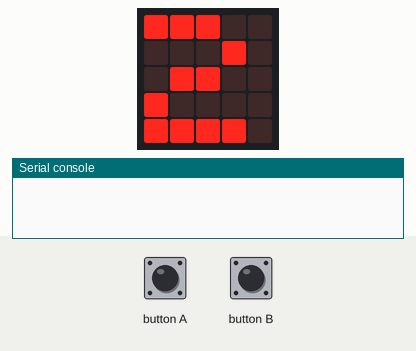
Recording of a program running on a simulated BBC micro:bit (MakeCode). Shown: the board's 5×5 LED display, the last lines printed to the serial console. Inputs (shaded band) come from the test bench. EEPROM starts erased.

Above: at 1.3 s.
1.4 s: button A pressed for 0.15 s
At 2.7 s:
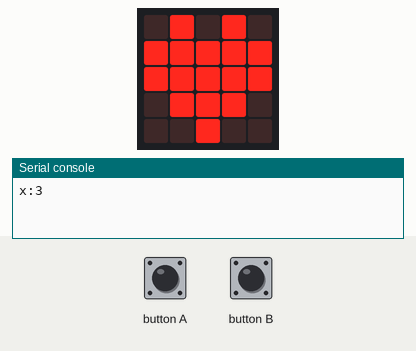
3.7 s: button B pressed for 0.15 s
At 4.8 s:
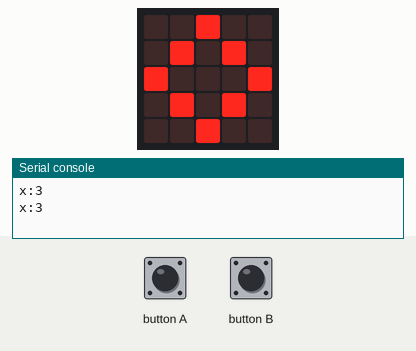
Timing chart, 0 to 6.7 s (numbered marks = the images above; inputs shaded):
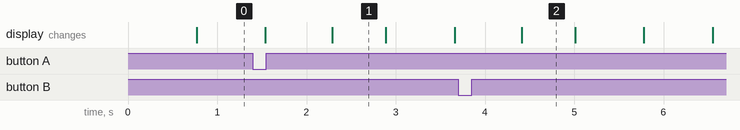

The program:

main.ts
```typescript
/**
 * makecode AT24CXX EEPROM Package.
 * From microbit/micropython 中文社区.
 * http://www.micropython.org.cn
 */

/**
 * AT24CXX block
 */
//% weight=100 color=#303030 icon="\uf2db" block="AT24CXX"
namespace AT24CXX {
    let AT24_I2C_ADDR = 80;

    /**
     * Write a byte to the specified address
     * @param addr eeprom address, eg: 1
     * @param dat is the data will be write, eg: 5
     */
    //% blockId="AT24_WriteByte" block="eeprom 地址 %addr|写字节 %dat"
    //% weight=100 blockGap=8
    export function write_byte(addr: number, dat: number): void {
        let buf = pins.createBuffer(3);
        buf[0] = addr >> 8;
        buf[1] = addr;
        buf[2] = dat;
        pins.i2cWriteBuffer(AT24_I2C_ADDR, buf)
    }

    /**
     * 从指定地址读取字节
     * @param addr eeprom address, eg: 1
     */
    //% blockId="AT24_ReadByte" block="读取字节自地址 %addr"
    //% weight=99 blockGap=8
    export function read_byte(addr: number): number {
        pins.i2cWriteNumber(AT24_I2C_ADDR, addr, NumberFormat.UInt16BE);
        return pins.i2cReadNumber(AT24_I2C_ADDR, NumberFormat.UInt8BE);
    }

    /**
     * 写入字到指定地址
     * @param addr eeprom address, eg: 2
     * @param dat is the data will be write, eg: 6
     */
    //% blockId="AT24_WriteWord" block="eeprom 地址 %addr|写入字 %dat"
    //% weight=90 blockGap=8
    export function write_word(addr: number, dat: number): void {
        let buf = pins.createBuffer(4);
        buf[0] = addr >> 8;
        buf[1] = addr;
        buf[2] = dat >> 8;
        buf[3] = dat;
        pins.i2cWriteBuffer(AT24_I2C_ADDR, buf)
    }

    /**
     * 从指定地址读取字
     * @param addr eeprom address, eg: 2
     */
    //% blockId="AT24_ReadWord" block="读取字从地址 %addr"
    //% weight=89 blockGap=8
    export function read_word(addr: number): number {
        pins.i2cWriteNumber(AT24_I2C_ADDR, addr, NumberFormat.UInt16BE);
        return pins.i2cReadNumber(AT24_I2C_ADDR, NumberFormat.UInt16BE);
    }

    /**
     * 写入双字到指定地址
     * @param addr eeprom address, eg: 4
     * @param dat is the data will be write, eg: 7
     */
    //% blockId="AT24_WriteDWord" block="eeprom 地址 %addr|写入双字 %dat"
    //% weight=80 blockGap=8
    export function write_dword(addr: number, dat: number): void {
        let buf = pins.createBuffer(6);
        buf[0] = addr >> 8;
        buf[1] = addr;
        buf[2] = dat >> 24;
        buf[3] = dat >> 16;
        buf[4] = dat >> 8;
        buf[5] = dat;
        pins.i2cWriteBuffer(AT24_I2C_ADDR, buf)
    }

    /**
     * 从指定地址读取双字
     * @param addr eeprom address, eg: 4
     */
    //% blockId="AT24_ReadDWord" block="读取双字从地址 %addr"
    //% weight=79 blockGap=8
    export function read_dword(addr: number): number {
        pins.i2cWriteNumber(AT24_I2C_ADDR, addr, NumberFormat.UInt16BE);
        return pins.i2cReadNumber(AT24_I2C_ADDR, NumberFormat.Int32BE);
    }
}
```

test.ts
```typescript
let item = 0
input.onButtonPressed(Button.B, () => {
    item = AT24CXX.read_dword(1)
    serial.writeValue("x", item)
    basic.showIcon(IconNames.Diamond)
})
input.onButtonPressed(Button.A, () => {
    AT24CXX.write_dword(1, item)
    serial.writeValue("x", item)
    basic.showIcon(IconNames.Heart)
})
item = 0
basic.forever(() => {
    item += 1
    item = item % 10
    basic.showNumber(item)
})
```

Measured:
- after the input at 1.4 s, the display: first differs from a run without the input after 0.89 s (image 1)
- after the input at 3.7 s, the display: changes after 0.71 s (image 2)
- what the display in image 1 shows lasts 0.6 s, from 2.3 s to 2.9 s
